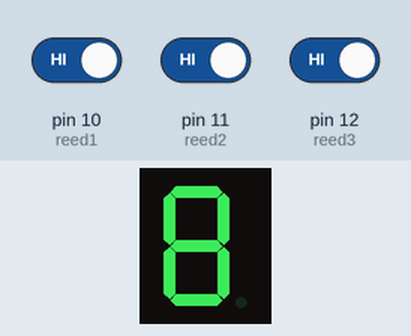
Simulated run of this sketch. Board: Arduino Uno, built with avr-gcc and run on an emulated ATmega328P. Shown: 1-digit seven-segment display. Wiring (inferred from the names in the program): 1-digit 7-segment display, segments lit when LOW: segments pin 2, pin 3, pin 4, pin 5, pin 6, pin 7, pin 8. Inputs (shaded band) come from the test bench; at power-on: pin 10 (reed1) HIGH, pin 11 (reed2) HIGH, pin 12 (reed3) HIGH. The segment pins are drawn as the display they are named for.

Above: at 1.2 s.
1.3 s: pin 10 (reed1) driven LOW
At 1.6 s:
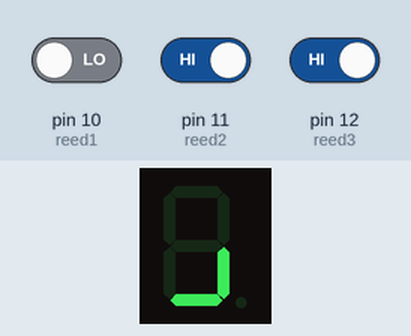
2.8 s: pin 10 (reed1) driven HIGH
4.3 s: pin 11 (reed2) driven LOW
At 5.1 s:
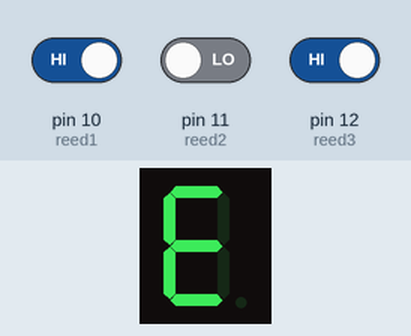
5.8 s: pin 11 (reed2) driven HIGH
7.3 s: pin 12 (reed3) driven LOW
At 8.5 s:
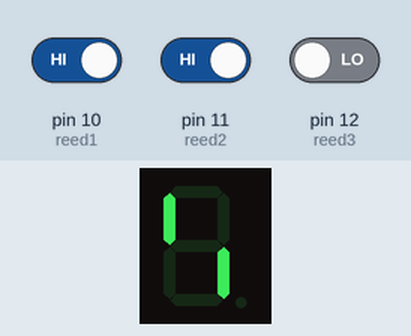
8.8 s: pin 12 (reed3) driven HIGH
Timing chart, 0 to 11.3 s (numbered marks = the images above; inputs shaded):
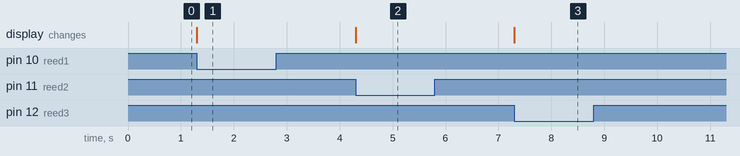

Measured:
- after the input at 1.3 s, the display: changes at once (image 1)
- after the input at 2.8 s, every drawn part: stays the same
- after the input at 4.3 s, the display: changes at once (image 2)
- after the input at 5.8 s, every drawn part: stays the same
- after the input at 7.3 s, the display: changes at once (image 3)
- after the input at 8.8 s, every drawn part: stays the same

The sketch:

K52.ino
```cpp
int segA = 2;                  		//definiraj segA = 2
int segB = 3;                  		//definiraj segB = 3
int segC = 4;                  		//definiraj segC = 4
int segD = 5;                  		//definiraj segD = 5
int segE = 6;                  		//definiraj segE = 6
int segF = 7;                  		//definiraj segF = 7
int segG = 8;                  		//definiraj segG = 8
int reed1 = 10;                  	//definiraj reed1 = 9
int reed2 = 11;                 	//definiraj reed2 = 10
int reed3 = 12;                 	//definiraj reed3 = 11

void iskljucisvesegmente(){
digitalWrite(segA, LOW);     		//isključi a segment-početno stanje
digitalWrite(segB, LOW);     		//isključi b segment-početno stanje
digitalWrite(segC, LOW);    		//isključi c segment-početno stanje
digitalWrite(segD, LOW);     		//isključi d segment-početno stanje
digitalWrite(segE, LOW);     		//isključi e segment-početno stanje
digitalWrite(segF, LOW);     		//isključi f segment-početno stanje
digitalWrite(segG, LOW);     		//isključi g segment-početno stanje
}

void setup() {
pinMode(segA, OUTPUT);       		//postavi izvod seg_a kao izlazni
pinMode(segB, OUTPUT);       		//postavi izvod seg_b kao izlazni
pinMode(segC, OUTPUT);       		//postavi izvod seg_c kao izlazni
pinMode(segD, OUTPUT);       		//postavi izvod seg_d kao izlazni
pinMode(segE, OUTPUT);       		//postavi izvod seg_e kao izlazni
pinMode(segF, OUTPUT);       		//postavi izvod seg_f kao izlazni
pinMode(segG, OUTPUT);       		//postavi izvod seg_g kao izlazni
pinMode(reed1, INPUT_PULLUP); 		//postavi izvod reed1 kao ulazni
pinMode(reed2, INPUT_PULLUP); 		//postavi izvod reed2 kao ulazni
pinMode(reed3, INPUT_PULLUP); 		//postavi izvod reed3 kao ulazni
digitalWrite(segA, LOW);     		//isključi a segment-početno stanje
digitalWrite(segB, LOW);     		//isključi b segment-početno stanje
digitalWrite(segC, LOW);     		//isključi c segment-početno stanje
digitalWrite(segD, LOW);     		//isključi d segment-početno stanje
digitalWrite(segE, LOW);     		//isključi e segment-početno stanje
digitalWrite(segF, LOW);     		//isključi f segment-početno stanje
digitalWrite(segG, LOW);     		//isključi g segment-početno stanje
}

void loop() {
  if (digitalRead(reed1)==LOW){ 	//ukoliko je dizalo na prizemlju
    iskljucisvesegmente();
    digitalWrite(segA,HIGH);   		//prikaz slova P
    digitalWrite(segB,HIGH);   		//prikaz slova P
    digitalWrite(segE,HIGH);   		//prikaz slova P
    digitalWrite(segF,HIGH);   		//prikaz slova P
    digitalWrite(segG,HIGH);   		//prikaz slova P
  }
  else if (digitalRead(reed2)==LOW){	//ukoliko je dizalo na prvom katu
    iskljucisvesegmente();
    digitalWrite(segB,HIGH);   		//prikaz broja 1
    digitalWrite(segC,HIGH);    	//prikaz broja 1
  }
  else if (digitalRead(reed3)==LOW){	//ukoliko je dizalo na drugom katu
    iskljucisvesegmente();
    digitalWrite(segA,HIGH);    	//prikaz broja 2
    digitalWrite(segB,HIGH);   		//prikaz broja 2
    digitalWrite(segE,HIGH);   		//prikaz broja 2
    digitalWrite(segD,HIGH);   	 	//prikaz broja 2
    digitalWrite(segG,HIGH);   	 	//prikaz broja 2
  }
}
```
